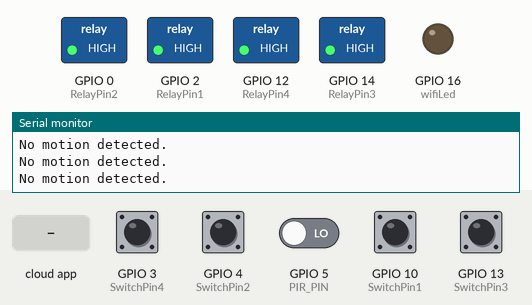
This sketch was run on a simulated ESP8266 (NodeMCU). Shown: switched loads named in the sketch (green lamp = pin HIGH), output pins drawn as LEDs (lit = HIGH), the last lines printed to the serial monitor. The test bench sets the inputs (shaded band); at power-on: GPIO 3 (SwitchPin4), GPIO 4 (SwitchPin2), GPIO 10 (SwitchPin1), GPIO 13 (SwitchPin3) HIGH, GPIO 5 (PIR_PIN) LOW. WiFi joins after 1.5 s; servers stay silent unless stated.

Above: at 2.7 s.
2.8 s: GPIO 5 (PIR_PIN) driven HIGH
At 3.5 s:
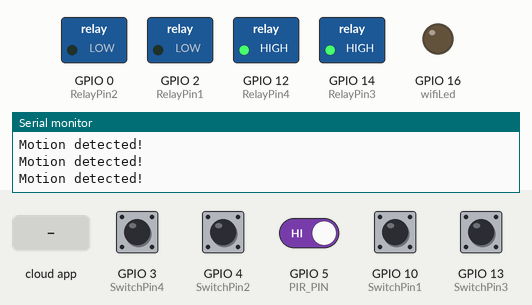
4.3 s: the phone or cloud app sets SWITCH_ID_NO_3_HERE to 1
At 4.9 s:
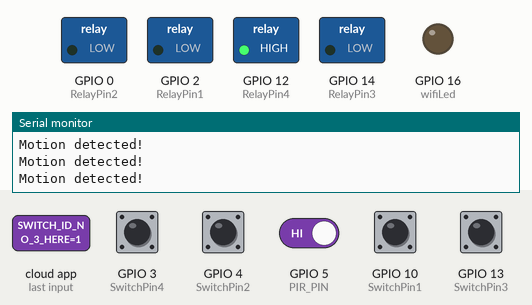
5.8 s: the phone or cloud app sets SWITCH_ID_NO_4_HERE to 1
At 6.3 s:
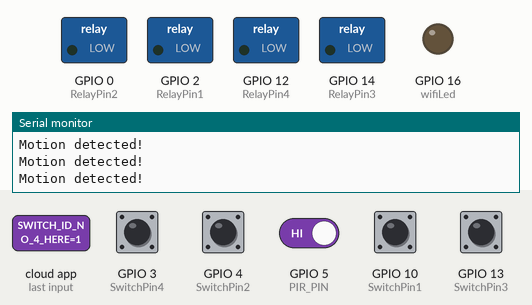
7.3 s: the phone or cloud app sets SWITCH_ID_NO_3_HERE to 0
At 7.7 s:
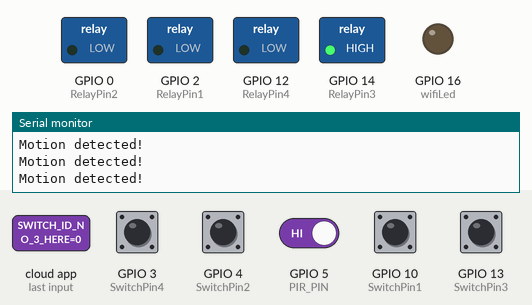
8.8 s: GPIO 5 (PIR_PIN) driven LOW
At 10.0 s:
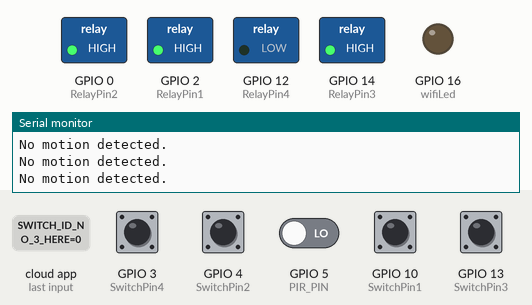
10.3 s: the phone or cloud app sets 6637296afb874c7486cddcb5 to 1
At 11.4 s:
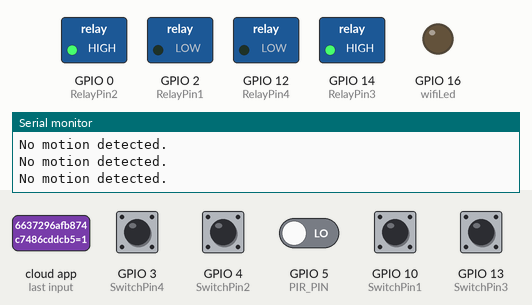
Timing chart, 0 to 12.8 s (numbered marks = the images above; inputs shaded):
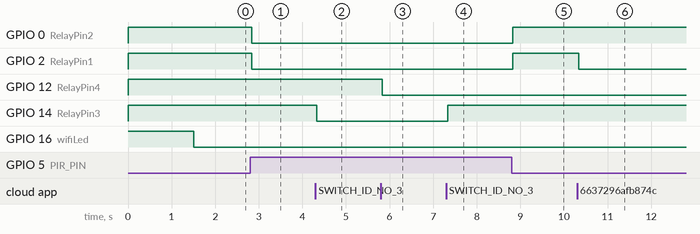

The sketch:

code_for__pirautomation.ino
```cpp
#ifdef ENABLE_DEBUG
       #define DEBUG_ESP_PORT Serial
       #define NODEBUG_WEBSOCKETS
       #define NDEBUG
#endif

#include <Arduino.h>
#include <ESP8266WiFi.h>
#include "SinricPro.h"
#include "SinricProSwitch.h"
#include <map>

#define WIFI_SSID "Airtel_Home"
#define WIFI_PASS "ksskoushik"
#define APP_KEY "6d54fb13-a6ab-4726-8149-b81f021a8c7f"      // Should look like "de0bxxxx-1x3x-4x3x-ax2x-5dabxxxxxxxx"
#define APP_SECRET "17db0152-41ed-470e-8a92-145ff910960c-e6604046-f93e-4153-ae43-6cf153760203"   // Should look like "5f36xxxx-x3x7-4x3x-xexe-e86724a9xxxx-4c4axxxx-3x3x-x5xe-x9x3-333d65xxxxxx"

// Enter the device IDs here
#define device_ID_1 "6637296afb874c7486cddcb5"
#define device_ID_2 "66372a28fb874c7486cddd6c"
#define device_ID_3 "SWITCH_ID_NO_3_HERE"
#define device_ID_4 "SWITCH_ID_NO_4_HERE"

// Define the GPIO connected with Relays and switches
#define RelayPin1 2  //D4
#define RelayPin2 0  //D3
#define RelayPin3 14 //D5
#define RelayPin4 12 //D6

#define SwitchPin1 10  //SD3
#define SwitchPin2 4  //D2
#define SwitchPin3 13  //D7
#define SwitchPin4 3   //RX

#define wifiLed 16  //D0

#define PIR_PIN 5  // GPIO5 (D1 on some boards)

// Uncomment the following line if you use tactile buttons instead of toggle switches
// #define TACTILE_BUTTON 1

#define BAUD_RATE 9600
#define DEBOUNCE_TIME 250

typedef struct {  // Struct for the std::map below
  int relayPIN;
  int flipSwitchPIN;
} deviceConfig_t;

// Main configuration
std::map<String, deviceConfig_t> devices = {
    // {deviceId, {relayPIN,  flipSwitchPIN}}
    {device_ID_1, { RelayPin1, SwitchPin1 }},
    {device_ID_2, { RelayPin2, SwitchPin2 }},
    {device_ID_3, { RelayPin3, SwitchPin3 }},
    {device_ID_4, { RelayPin4, SwitchPin4 }}
};

typedef struct {  // Struct for the std::map below
  String deviceId;
  bool lastFlipSwitchState;
  unsigned long lastFlipSwitchChange;
} flipSwitchConfig_t;

std::map<int, flipSwitchConfig_t> flipSwitches;  // This map is used to map flipSwitch PINs to deviceId and handle debounce and last flipSwitch state checks

void setupRelays() {
  for (auto &device : devices) {  // For each device (relay, flipSwitch combination)
    int relayPIN = device.second.relayPIN;  // Get the relay pin
    pinMode(relayPIN, OUTPUT);  // Set relay pin to OUTPUT
    digitalWrite(relayPIN, HIGH);  // Initialize relay as OFF (HIGH)
  }
}

void setupFlipSwitches() {
  for (auto &device : devices) {  // For each device (relay / flipSwitch combination)
    flipSwitchConfig_t flipSwitchConfig;  // Create a new flipSwitch configuration

    flipSwitchConfig.deviceId = device.first;  // Set the deviceId
    flipSwitchConfig.lastFlipSwitchChange = 0;  // Set debounce time
    flipSwitchConfig.lastFlipSwitchState = true;  // Set lastFlipSwitchState to true (HIGH)

    int flipSwitchPIN = device.second.flipSwitchPIN;  // Get the flipSwitchPIN

    flipSwitches[flipSwitchPIN] = flipSwitchConfig;  // Save the flipSwitch config to flipSwitches map
    pinMode(flipSwitchPIN, INPUT_PULLUP);  // Set the flipSwitch pin to INPUT_PULLUP
  }
}

bool onPowerState(String deviceId, bool &state) {
  Serial.printf("%s: %s\r\n", deviceId.c_str(), state ? "on" : "off");
  int relayPIN = devices[deviceId].relayPIN;  // Get the relay pin for corresponding device
  digitalWrite(relayPIN, !state);  // Set the new relay state
  return true;
}

void handleFlipSwitches() {
  unsigned long actualMillis = millis();  // Get actual millis
  for (auto &flipSwitch : flipSwitches) {  // For each flipSwitch in flipSwitches map
    unsigned long lastFlipSwitchChange = flipSwitch.second.lastFlipSwitchChange;  // Get the timestamp when flipSwitch was pressed last time (used to debounce / limit events)

    if (actualMillis - lastFlipSwitchChange > DEBOUNCE_TIME) {  // If time is > debounce time...
      int flipSwitchPIN = flipSwitch.first;  // Get the flipSwitch pin from configuration
      bool lastFlipSwitchState = flipSwitch.second.lastFlipSwitchState;  // Get the lastFlipSwitchState
      bool flipSwitchState = digitalRead(flipSwitchPIN);  // Read the current flipSwitch state
      if (flipSwitchState != lastFlipSwitchState) {  // If the flipSwitchState has changed...
#ifdef TACTILE_BUTTON
        if (flipSwitchState) {  // If the tactile button is pressed
#endif
          flipSwitch.second.lastFlipSwitchChange = actualMillis;  // Update lastFlipSwitchChange time
          String deviceId = flipSwitch.second.deviceId;  // Get the deviceId from config
          int relayPIN = devices[deviceId].relayPIN;  // Get the relayPIN from config
          bool newRelayState = !digitalRead(relayPIN);  // Set the new relay state
          digitalWrite(relayPIN, newRelayState);  // Set the relay to the new state

          SinricProSwitch &mySwitch = SinricPro[deviceId];  // Get Switch device from SinricPro
          mySwitch.sendPowerStateEvent(!newRelayState);  // Send the event
#ifdef TACTILE_BUTTON
        }
#endif
        flipSwitch.second.lastFlipSwitchState = flipSwitchState;  // Update lastFlipSwitchState
      }
    }
  }
}

// Function to handle PIR sensor input
void handlePIRSensor() {
  static bool lastMotionState = false;
  int pirState = digitalRead(PIR_PIN);  // Read PIR sensor state

  if (pirState == HIGH) {
    Serial.println("Motion detected!");
    // Turn on both relays when motion is detected
    digitalWrite(RelayPin1, LOW);  // Turn on relay connected to RelayPin1
    digitalWrite(RelayPin2, LOW);  // Turn on relay connected to RelayPin2
    lastMotionState = true;
  } else {
    Serial.println("No motion detected.");
    // Turn off both relays if motion has stopped
    if (lastMotionState) {
      digitalWrite(RelayPin1, HIGH);  // Turn off relay connected to RelayPin1
      digitalWrite(RelayPin2, HIGH);  // Turn off relay connected to RelayPin2
      lastMotionState = false;
    }
  }
}

void setupWiFi() {
  Serial.printf("\r\n[WiFi]: Connecting");
  WiFi.begin(WIFI_SSID, WIFI_PASS);

  while (WiFi.status() != WL_CONNECTED) {
    Serial.printf(".");
    delay(250);
  }
  digitalWrite(wifiLed, LOW);
  Serial.printf("connected!\r\n[WiFi]: IP-Address is %s\r\n", WiFi.localIP().toString().c_str());
}

void setupSinricPro() {
  for (auto &device : devices) {
    const char *deviceId = device.first.c_str();
    SinricProSwitch &mySwitch = SinricPro[deviceId];
    mySwitch.onPowerState(onPowerState);
  }

  SinricPro.begin(APP_KEY, APP_SECRET);
  SinricPro.restoreDeviceStates(true);
}

void setup() {
  Serial.begin(BAUD_RATE);

  pinMode(wifiLed, OUTPUT);
  digitalWrite(wifiLed, HIGH);

  setupRelays();
  setupFlipSwitches();
  setupWiFi();
  setupSinricPro();

  pinMode(PIR_PIN, INPUT);  // Initialize PIR sensor pin as input
}

void loop() {
  SinricPro.handle();
  handleFlipSwitches();
  handlePIRSensor();  // Call the PIR sensor handling function
}
```

Measured:
- after the input at 2.8 s, GPIO 0 (RelayPin2), GPIO 2 (RelayPin1): HIGH → LOW at once
- after the input at 4.3 s, GPIO 14 (RelayPin3): HIGH → LOW at once
- after the input at 5.8 s, GPIO 12 (RelayPin4): HIGH → LOW at once
- after the input at 7.3 s, GPIO 14 (RelayPin3): LOW → HIGH at once
- after the input at 8.8 s, GPIO 0 (RelayPin2), GPIO 2 (RelayPin1): LOW → HIGH at once
- after the input at 10.3 s, GPIO 2 (RelayPin1): HIGH → LOW at once
